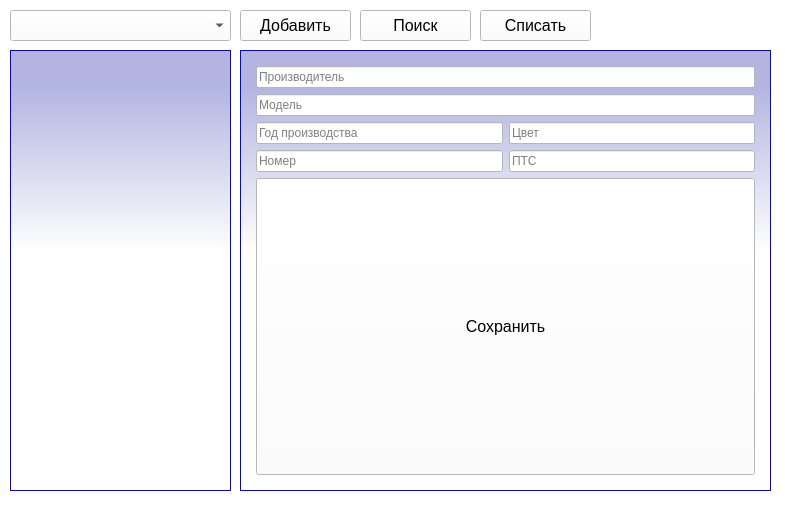
<?xml version="1.0" encoding="UTF-8"?>
<ui version="4.0">
 <class>CarView</class>
 <widget class="QWidget" name="CarView">
  <property name="geometry">
   <rect>
    <x>0</x>
    <y>0</y>
    <width>785</width>
    <height>505</height>
   </rect>
  </property>
  <property name="windowTitle">
   <string>Form</string>
  </property>
  <property name="styleSheet">
   <string notr="true">QWidget { background: white;}

QTableView { border: 1px solid blue; background: qlineargradient(spread:pad, x1:0.466, y1:0, x2:0.465955, y2:0.688, stop:0.125 rgba(171, 174, 221, 232), stop:0.670455 rgba(255, 255, 255, 255)); }

QFrame { border: 1px solid blue; background: qlineargradient(spread:pad, x1:0.466, y1:0, x2:0.465955, y2:0.688, stop:0.125 rgba(171, 174, 221, 232), stop:0.670455 rgba(255, 255, 255, 255)); }</string>
  </property>
  <widget class="QTableView" name="tableView">
   <property name="geometry">
    <rect>
     <x>10</x>
     <y>50</y>
     <width>221</width>
     <height>441</height>
    </rect>
   </property>
   <property name="font">
    <font>
     <pointsize>12</pointsize>
    </font>
   </property>
  </widget>
  <widget class="QComboBox" name="comboBox">
   <property name="geometry">
    <rect>
     <x>10</x>
     <y>10</y>
     <width>221</width>
     <height>31</height>
    </rect>
   </property>
   <property name="font">
    <font>
     <pointsize>14</pointsize>
    </font>
   </property>
  </widget>
  <widget class="QPushButton" name="pushButtonAdd">
   <property name="geometry">
    <rect>
     <x>240</x>
     <y>10</y>
     <width>111</width>
     <height>31</height>
    </rect>
   </property>
   <property name="font">
    <font>
     <pointsize>12</pointsize>
    </font>
   </property>
   <property name="text">
    <string>Добавить</string>
   </property>
  </widget>
  <widget class="QPushButton" name="pushButtonSearch">
   <property name="geometry">
    <rect>
     <x>360</x>
     <y>10</y>
     <width>111</width>
     <height>31</height>
    </rect>
   </property>
   <property name="font">
    <font>
     <pointsize>12</pointsize>
    </font>
   </property>
   <property name="text">
    <string>Поиск</string>
   </property>
  </widget>
  <widget class="QPushButton" name="pushButtonDisableCar">
   <property name="geometry">
    <rect>
     <x>480</x>
     <y>10</y>
     <width>111</width>
     <height>31</height>
    </rect>
   </property>
   <property name="font">
    <font>
     <pointsize>12</pointsize>
    </font>
   </property>
   <property name="text">
    <string>Списать</string>
   </property>
  </widget>
  <widget class="QFrame" name="gridFrame">
   <property name="geometry">
    <rect>
     <x>240</x>
     <y>50</y>
     <width>531</width>
     <height>441</height>
    </rect>
   </property>
   <layout class="QGridLayout" name="gridLayout" rowstretch="0,0,0,0,0">
    <property name="leftMargin">
     <number>15</number>
    </property>
    <property name="topMargin">
     <number>15</number>
    </property>
    <property name="rightMargin">
     <number>15</number>
    </property>
    <property name="bottomMargin">
     <number>15</number>
    </property>
    <item row="1" column="0">
     <widget class="QLineEdit" name="lineEditModel">
      <property name="placeholderText">
       <string>Модель</string>
      </property>
     </widget>
    </item>
    <item row="4" column="0">
     <layout class="QHBoxLayout" name="horizontalLayout_4">
      <item>
       <layout class="QHBoxLayout" name="horizontalLayout_5"/>
      </item>
      <item>
       <widget class="QPushButton" name="pushButtonSave">
        <property name="sizePolicy">
         <sizepolicy hsizetype="Expanding" vsizetype="Minimum">
          <horstretch>0</horstretch>
          <verstretch>0</verstretch>
         </sizepolicy>
        </property>
        <property name="font">
         <font>
          <pointsize>12</pointsize>
         </font>
        </property>
        <property name="text">
         <string>Сохранить</string>
        </property>
       </widget>
      </item>
     </layout>
    </item>
    <item row="0" column="0">
     <widget class="QLineEdit" name="lineEditFabricator">
      <property name="inputMask">
       <string/>
      </property>
      <property name="placeholderText">
       <string>Производитель</string>
      </property>
     </widget>
    </item>
    <item row="2" column="0">
     <layout class="QHBoxLayout" name="horizontalLayout">
      <item>
       <widget class="QLineEdit" name="lineEditYear">
        <property name="sizePolicy">
         <sizepolicy hsizetype="Expanding" vsizetype="Fixed">
          <horstretch>0</horstretch>
          <verstretch>0</verstretch>
         </sizepolicy>
        </property>
        <property name="placeholderText">
         <string>Год производства</string>
        </property>
       </widget>
      </item>
      <item>
       <widget class="QLineEdit" name="lineEditColor">
        <property name="placeholderText">
         <string>Цвет</string>
        </property>
       </widget>
      </item>
     </layout>
    </item>
    <item row="3" column="0">
     <layout class="QHBoxLayout" name="horizontalLayout_2">
      <item>
       <widget class="QLineEdit" name="lineEditNumber">
        <property name="placeholderText">
         <string>Номер</string>
        </property>
       </widget>
      </item>
      <item>
       <widget class="QLineEdit" name="lineEditPTS">
        <property name="placeholderText">
         <string>ПТС</string>
        </property>
       </widget>
      </item>
     </layout>
    </item>
   </layout>
  </widget>
 </widget>
 <resources/>
 <connections/>
</ui>
